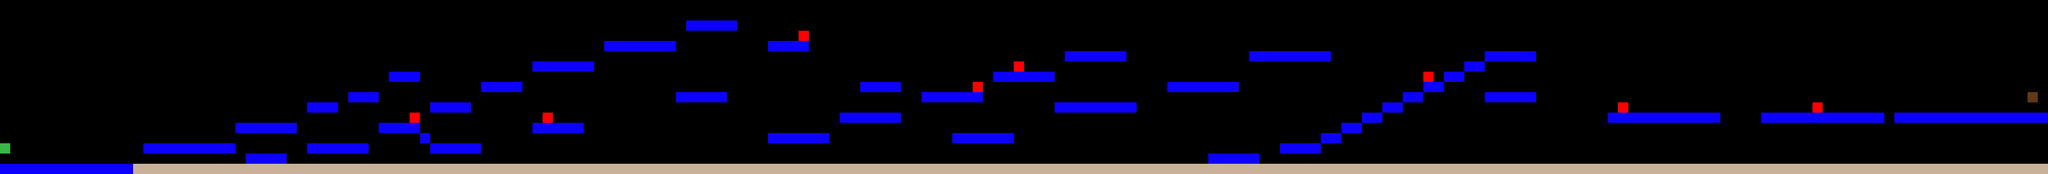

This is a level from a 2D game, rendered from its Tiled map with the project's own tilesets. A one-line summary and the map file follow, with tile-layer data summarised:
An orthogonal 200x17 tile map with 32x32 px tiles, 6 tile layers (spikes, player, platforms, enemies, ...).

<map version="1.0" orientation="orthogonal" renderorder="right-up" width="200" height="17" tilewidth="32" tileheight="32" nextobjectid="1">
 <tileset firstgid="1" name="tilesheet2" tilewidth="32" tileheight="32" tilecount="9">
  <image source="tilesheet2.png" width="96" height="96" />
 </tileset>
 <layer name="spikes" width="200" height="17">
  <data>[3400 cells, 187 non-empty, 1 distinct tile ids]</data>
 </layer>
 <layer name="player" width="200" height="17">
  <data>[3400 cells, 1 non-empty, 1 distinct tile ids]</data>
 </layer>
 <layer name="platforms" width="200" height="17">
  <data>[3400 cells, 233 non-empty, 1 distinct tile ids]</data>
 </layer>
 <layer name="enemies" width="200" height="17">
  <data>[3400 cells, 12 non-empty, 1 distinct tile ids]</data>
 </layer>
 <layer name="cannons" width="200" height="17">
  <data>[3400 cells, 8 non-empty, 1 distinct tile ids]</data>
 </layer>
 <layer name="goal" width="200" height="17">
  <data>[3400 cells, 1 non-empty, 1 distinct tile ids]</data>
 </layer>
</map>